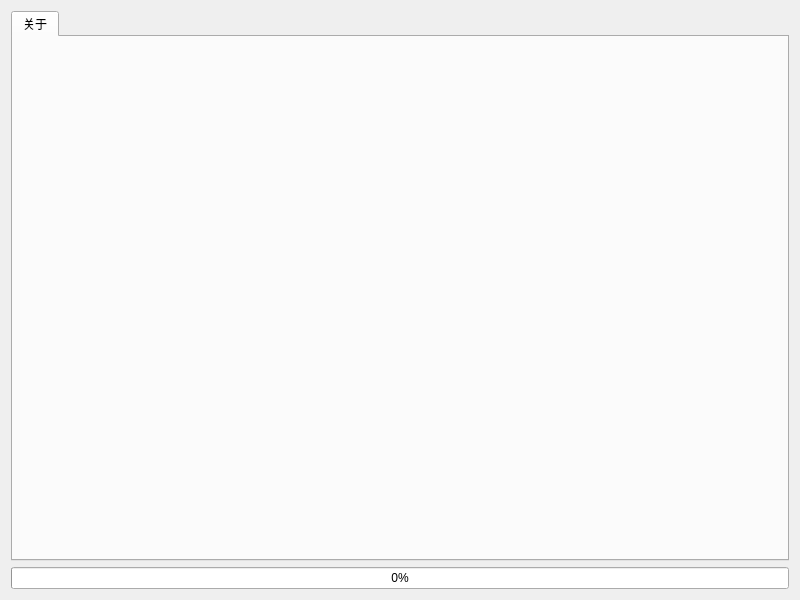
<?xml version="1.0" encoding="UTF-8"?>
<ui version="4.0">
    <class>Widget</class>
    <widget class="QWidget" name="Widget">
        <property name="geometry">
            <rect>
                <x>0</x>
                <y>0</y>
                <width>800</width>
                <height>600</height>
            </rect>
        </property>
        <property name="windowTitle">
            <string>Widget</string>
        </property>
        <layout class="QGridLayout" name="gridLayout_2">
            <item row="0" column="0">
                <widget class="QTabWidget" name="tab_view">
                    <property name="currentIndex">
                        <number>0</number>
                    </property>
                    <widget class="QWidget" name="tab_file">
                        <attribute name="title">
                            <string>关于</string>
                        </attribute>
                        <layout class="QGridLayout" name="gridLayout"/>
                    </widget>
                </widget>
            </item>
            <item row="1" column="0">
                <widget class="QProgressBar" name="pg_bar">
                    <property name="value">
                        <number>0</number>
                    </property>
                </widget>
            </item>
        </layout>
    </widget>
    <resources/>
    <connections/>
</ui>
